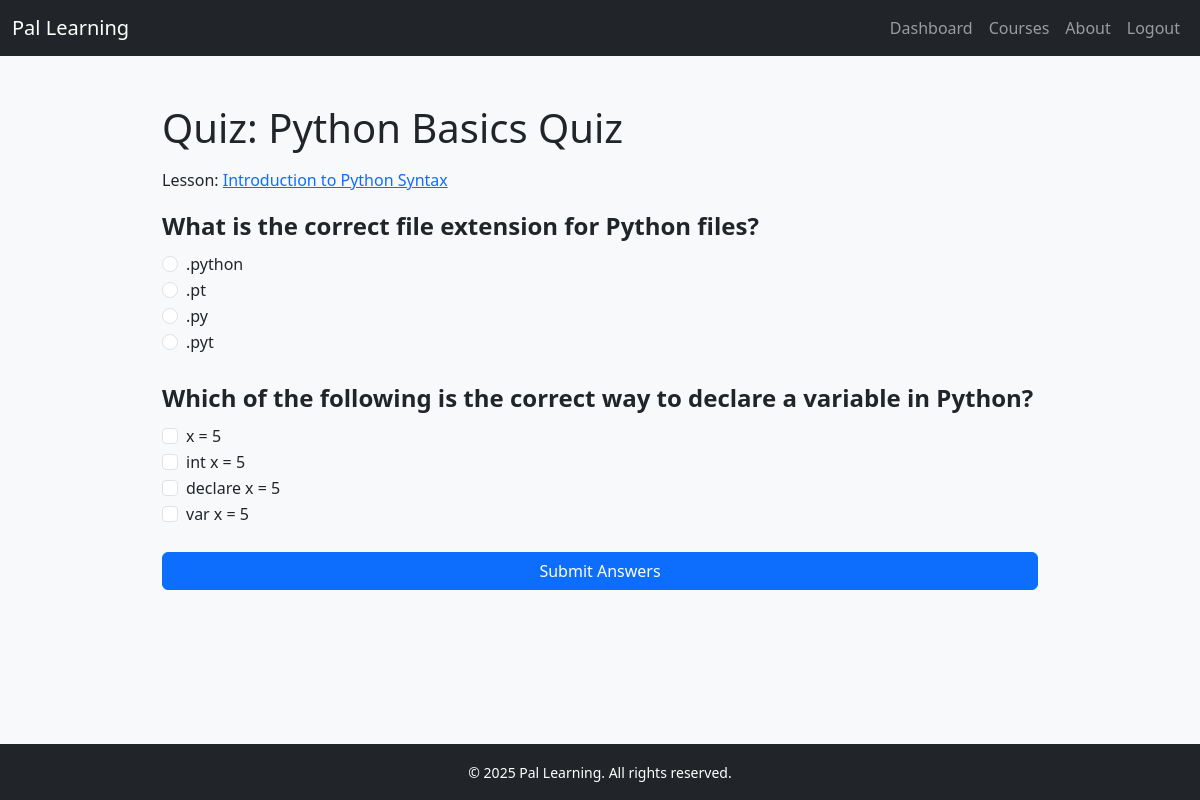
/quizzes/3/ (signed in), run on the app's committed database.
### pal_learning_app/models.py (models this page shows, shortened)
class Quiz(models.Model):
    lesson = models.OneToOneField(Lesson, on_delete=models.CASCADE, related_name='quiz')
    title  = models.CharField(max_length=255)

class Lesson(models.Model):
    VIDEO = 'video'
    TEXT  = 'text'
    CONTENT_TYPE_CHOICES = [(VIDEO, 'Video'), (TEXT, 'Text')]
    module       = models.ForeignKey(Module, on_delete=models.CASCADE, related_name='lessons')
    title        = models.CharField(max_length=255)
    content_type = models.CharField(max_length=20, choices=CONTENT_TYPE_CHOICES, default=TEXT)
    content_url  = models.URLField(max_length=500, blank=True)
    body         = models.TextField(blank=True)
    sort_order   = models.PositiveIntegerField(default=0)
    class Meta:
        ordering = ['sort_order']

class Question(models.Model):
    SINGLE = 'single_choice'
    MULTI  = 'multiple_choice'
    QUESTION_TYPE_CHOICES = [(SINGLE, 'Single Choice'), (MULTI, 'Multiple Choice')]
    quiz          = models.ForeignKey(Quiz, on_delete=models.CASCADE, related_name='questions')
    text          = models.TextField()
    question_type = models.CharField(max_length=20, choices=QUESTION_TYPE_CHOICES, default=SINGLE)

class Choice(models.Model):
    question   = models.ForeignKey(Question, on_delete=models.CASCADE, related_name='choices')
    text       = models.CharField(max_length=500)
    is_correct = models.BooleanField(default=False)

### pal_learning_app/views.py (the view, shortened to what this page needs)
# urls.py: path('quizzes/<int:quiz_id>/',views.quiz_detail,name='quiz_detail'),
@login_required
def quiz_detail(request, quiz_id):
    quiz = get_object_or_404(Quiz, pk=quiz_id)
    user = request.user
    course = quiz.lesson.module.course
    is_instructor = user.is_superuser or course.instructor == user
    if is_instructor:
        return render(request, 'quiz_detail.html', {
            'quiz': quiz,
            'is_instructor': True,
        })
    questions = list(quiz.questions.prefetch_related('choices').all())
    for q in questions:
        choices = list(q.choices.all())
        random.shuffle(choices)
        q.choices_shuffled = choices
    return render(request, 'quiz_detail.html', {
        'quiz': quiz,
        'is_instructor': False,
        'submitted': False,
        'questions': questions,
    })

### pal_learning_app/templates/quiz_detail.html (shortened to what this page needs)
{% extends "base.html" %}
{% block content %}
<div class="container py-4" style="max-width: 900px;">
  <h1 class="mb-3">Quiz: {{ quiz.title }}</h1>
  <p>
    Lesson:
    <a href="{% url 'lesson_detail' quiz.lesson.id %}">
      {{ quiz.lesson.title }}
    </a>
  </p>
  {% if is_instructor %}
    <div class="mb-4 d-flex flex-wrap gap-2">
      <a href="{% url 'quiz_edit' quiz.id %}" class="btn btn-sm btn-primary">
        Edit Quiz
      </a>
      <a href="{% url 'question_create' quiz.id %}" class="btn btn-sm btn-success">
        Add Question
      </a>
      <form action="{% url 'quiz_delete' quiz.id %}" method="post" onsubmit="return confirm('Delete this quiz?');" class="d-inline">
        {% csrf_token %}
        <button type="submit" class="btn btn-sm btn-danger">
          Delete Quiz
        </button>
      </form>
    </div>
    <hr/>
    {% if quiz.questions.exists %}
      <ol class="list-group list-group-numbered">
        {% for question in quiz.questions.all %}
          <li class="list-group-item mb-3">
            <div class="fw-bold mb-2">{{ question.text }}</div>
            <ul class="list-group">
              {% for choice in question.choices.all %}
                <li class="list-group-item d-flex align-items-center gap-2">
                  <span style="font-size: 1.2em;">
                    {% if question.question_type == 'single_choice' %}&#9675;{% else %}&#9633;{% endif %}
                  </span>
                  {{ choice.text }}
                  {% if choice.is_correct %}
                    <strong class="text-success ms-2">(✓)</strong>
                  {% endif %}
                </li>
              {% endfor %}
            </ul>
          </li>
        {% endfor %}
      </ol>
    {% else %}
      <p class="text-muted">No questions yet.</p>
    {% endif %}
  {% else %}
    {% if submitted %}
      <div class="alert alert-info">
        You scored {{ score }} out of 100 ({{ total }} questions).
      </div>
    {% else %}
      <form method="post" novalidate>
        {% for question in questions %}
          <fieldset class="mb-4">
            <legend class="fw-bold">{{ question.text }}</legend>
            {% for choice in question.choices_shuffled %}
              <div class="form-check">
                {% if question.question_type == 'single_choice' %}
                  <input
                    class="form-check-input"
                    type="radio"
                    name="question_{{ question.id }}"
                    id="choice_{{ choice.id }}"
                    value="{{ choice.id }}"
                  >
                {% else %}
                  <input
                    class="form-check-input"
                    type="checkbox"
                    name="question_{{ question.id }}"
                    id="choice_{{ choice.id }}"
                    value="{{ choice.id }}"
                  >
                {% endif %}
                <label class="form-check-label" for="choice_{{ choice.id }}">
                  {{ choice.text }}
                </label>
              </div>
            {% endfor %}
          </fieldset>
        {% endfor %}
        <button type="submit" class="btn btn-primary w-100">Submit Answers</button>
      </form>
    {% endif %}
  {% endif %}
</div>
{% endblock %}

### data on the page
Quiz: title "Python Basics Quiz", lesson "Introduction to Python Syntax"
Question: text "What is the correct file extension for Python files?"
Choice: text ".python"
Choice: text ".pt"
Choice: text ".py"
Choice: text ".pyt"
Question: text "Which of the following is the correct way to declare a variable in Python?"
Choice: text "x = 5"
Choice: text "int x = 5"
Choice: text "declare x = 5"
Choice: text "var x = 5"
